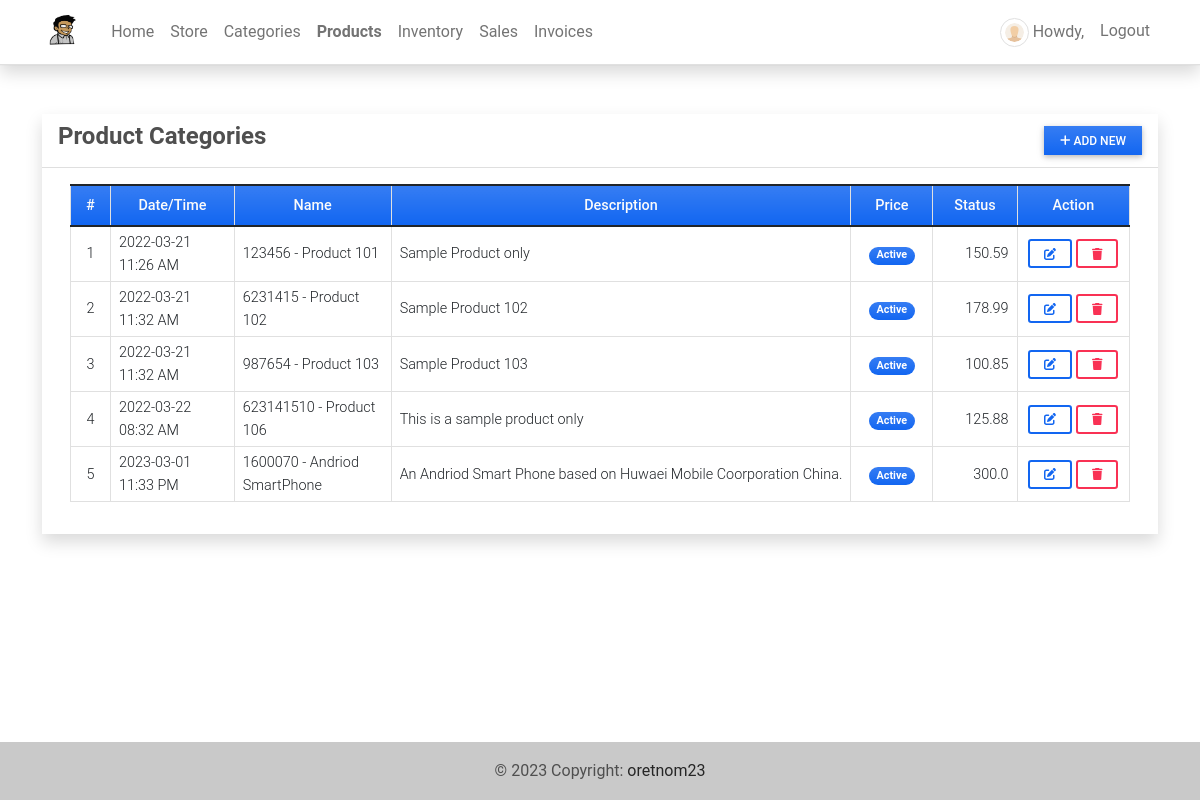
/product (signed in), run on an earlier commit of the app's database.
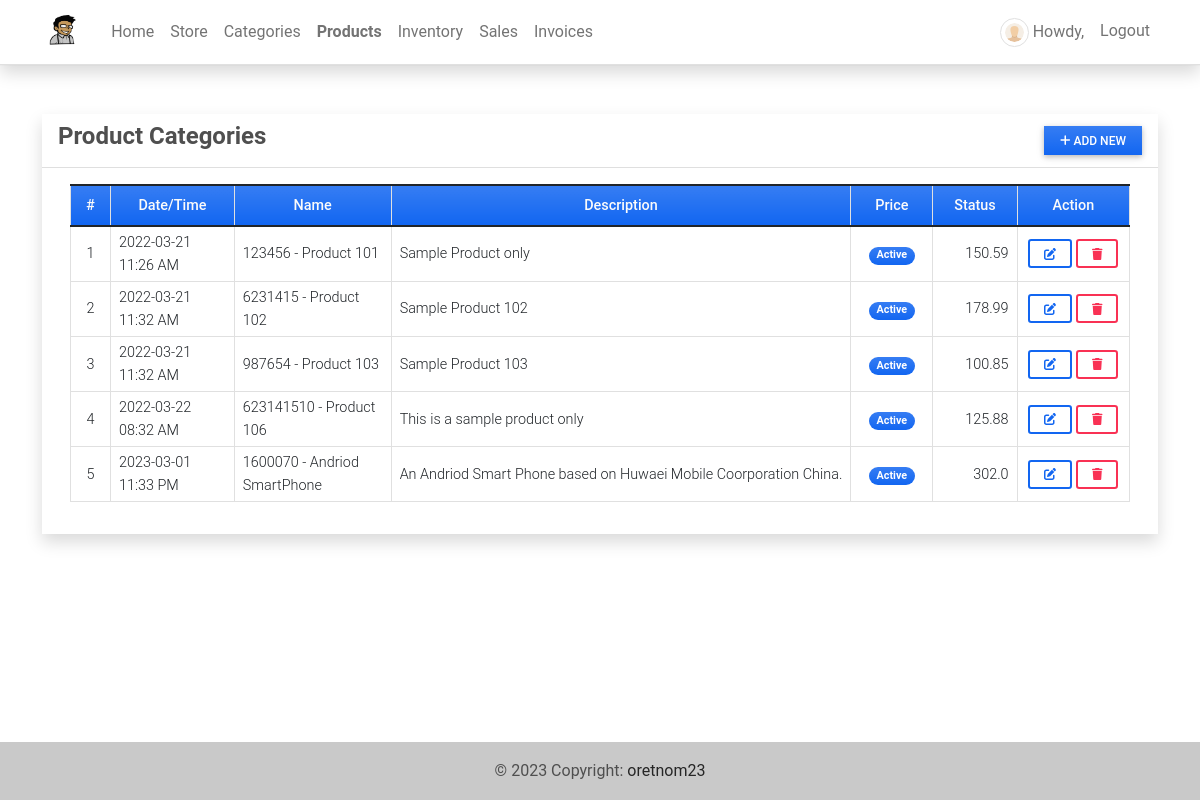
And on a later commit of the database.
### imsApp/models.py (models this page shows, shortened)
class Product(models.Model):
    code=models.CharField(max_length=100,blank=True, null=True)
    name=models.CharField(max_length=250,blank=True, null=True)
    description = models.TextField()
    price = models.FloatField(default=0)
    status = models.CharField(max_length=2, choices=(('1','Active'),('2','Inactive')), default=1)
    image = models.ImageField(upload_to='uploads/products/',default='default_product_image.png',blank=True, null=True)
    date_created = models.DateTimeField(default=timezone.now)
    date_updated = models.DateTimeField(auto_now=True)
    def __str__(self):
        return self.code + ' - ' + self.name

### imsApp/auth.py (the view)
    def wrapper_function(request,*args,**kwargs):
        if request.user.is_superuser:
            return view_function(request,*args,**kwargs)
        else:
            return redirect('home-page')

### imsApp/auth.py (called while the page is built)
def admin_only(view_function):
    def wrapper_function(request,*args,**kwargs):
        if request.user.is_superuser:
            return view_function(request,*args,**kwargs)
        else:
            return redirect('home-page')
    return wrapper_function

### imsApp/views.py (called while the page is built)
@admin_only
@login_required
def product_mgt(request):
    context['page_title'] = "Product List"
    products = Product.objects.all()
    context['products'] = products
    return render(request, 'product_mgt.html', context)

### imsApp/templates/product_mgt.html (shortened to what this page needs)
{% extends 'base.html' %} {% load humanize %} {% block pageContent %}
<div class="col-lg-12 col-md-12 col-sm-12 col-xs-12">
    <div class="card card-default rounded-0 shadow ">
        <div class="card-header">
            <div class="d-flex w-100 align-items-center justify-content-between">
                <h4 class="card-title fw-bold">Product Categories</h4>
                <div class="tools">
                    <button type="button" class="btn btn-primary rounded-0 bg-gradient btn-sm" id='add_new'><i class="fa fa-plus"></i> Add New</button>
                </div>
            </div>
        </div>
        <div class="card-body">
            <div class="container-fluid">
                <table class="table table-bordered" id="product-list">
                    <colgroup>
                        <col width="5%">
                        <col width="15%">
                        <col width="20%">
                        <col width="25%">
                        <col width="10%">
                        <col width="10%">
                        <col width="15%">
                    </colgroup>
                    <thead>
                        <tr class="bg-gradient bg-primary bg-opacity-50 text-light">
                            <th class="px-2 py-2 text-center">#</th>
                            <th class="px-2 py-2 text-center">Date/Time</th>
                            <th class="px-2 py-2 text-center">Name</th>
                            <th class="px-2 py-2 text-center">Description</th>
                            <th class="px-2 py-2 text-center">Price</th>
                            <th class="px-2 py-2 text-center">Status</th>
                            <th class="px-2 py-2 text-center">Action</th>
                        </tr>
                    </thead>
                    <tbody>
                        {% for product in products %}
                        <tr>
                            <td class="px-2 py-1 align-middle text-center">{{ forloop.counter }}</td>
                            <td class="px-2 py-1 align-middle">{{ product.date_created|date:"Y-m-d h:i A" }}</td>
                            <td class="px-2 py-1 align-middle">{{ product }}</td>
                            <td class="px-2 py-1 align-middle">
                                <p class="m-0 text-truncate">{{ product.description }}</p>
                            </td>
                            <td class="px-1 py-1 align-middle text-center">
                                {% if product.status == '1' %}
                                <span class="badge bg-primary bg-gradient rounded-pill px-2">Active</span> {% else %}
                                <span class="badge bg-secondary bg-gradient rounded-pill px-2">Inactive</span> {% endif %}
                            </td>
                            <td class="px-2 py-1 align-middle text-end">{{ product.price|intcomma }}</td>
                            <td class="px-2 py-1 align-middle text-center">
                                <a class="btn btn-outline-primary btn-sm edit-data" href="javascript:void(0)" data-id="{{ product.pk }}" title="Edit">
                                    <i class="fa fa-edit"></i>
                                </a>
                                <button class="btn btn-outline-danger btn-sm delete-data" type="button" data-id="{{ product.pk }}" title="Delete">
                                    <i class="fa fa-trash"></i>
                                </button>
                            </td>
                        </tr>
                        {% endfor %}
                    </tbody>
                </table>
            </div>
        </div>
    </div>
</div>
{% endblock pageContent %}

What changed in the data, as far as the page shows it:
changed Product "2023-03-01 11:33 PM": price "300.0" → "302.0"
